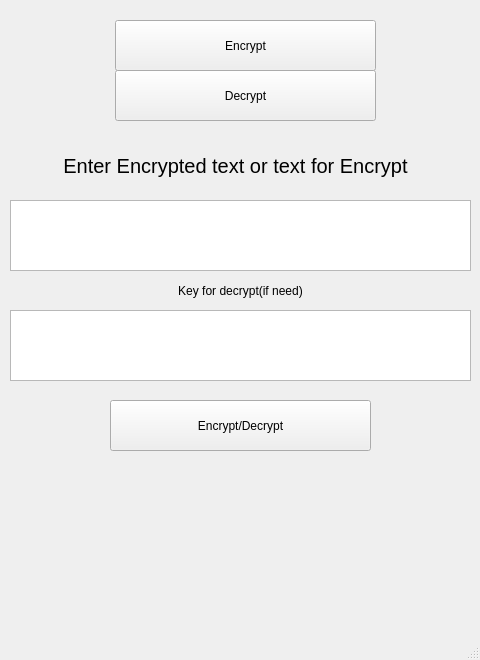
<?xml version="1.0" encoding="UTF-8"?>
<ui version="4.0">
 <class>WindowMain</class>
 <widget class="QMainWindow" name="WindowMain">
  <property name="geometry">
   <rect>
    <x>0</x>
    <y>0</y>
    <width>480</width>
    <height>660</height>
   </rect>
  </property>
  <property name="windowTitle">
   <string>Crypto Text</string>
  </property>
  <widget class="QWidget" name="centralwidget">
   <widget class="QPushButton" name="decrypt_mode_btn">
    <property name="enabled">
     <bool>true</bool>
    </property>
    <property name="geometry">
     <rect>
      <x>115</x>
      <y>70</y>
      <width>261</width>
      <height>51</height>
     </rect>
    </property>
    <property name="text">
     <string>Decrypt</string>
    </property>
   </widget>
   <widget class="QPushButton" name="encrypt_mode_btn">
    <property name="enabled">
     <bool>true</bool>
    </property>
    <property name="geometry">
     <rect>
      <x>115</x>
      <y>20</y>
      <width>261</width>
      <height>51</height>
     </rect>
    </property>
    <property name="text">
     <string>Encrypt</string>
    </property>
   </widget>
   <widget class="QTextEdit" name="toEncrypt_entry">
    <property name="geometry">
     <rect>
      <x>10</x>
      <y>200</y>
      <width>461</width>
      <height>71</height>
     </rect>
    </property>
    <property name="markdown">
     <string/>
    </property>
    <property name="html">
     <string>&lt;!DOCTYPE HTML PUBLIC &quot;-//W3C//DTD HTML 4.0//EN&quot; &quot;http://www.w3.org/TR/REC-html40/strict.dtd&quot;&gt;
&lt;html&gt;&lt;head&gt;&lt;meta name=&quot;qrichtext&quot; content=&quot;1&quot; /&gt;&lt;style type=&quot;text/css&quot;&gt;
p, li { white-space: pre-wrap; }
&lt;/style&gt;&lt;/head&gt;&lt;body style=&quot; font-family:'Ubuntu'; font-size:11pt; font-weight:400; font-style:normal;&quot;&gt;
&lt;p style=&quot;-qt-paragraph-type:empty; margin-top:0px; margin-bottom:0px; margin-left:0px; margin-right:0px; -qt-block-indent:0; text-indent:0px;&quot;&gt;&lt;br /&gt;&lt;/p&gt;&lt;/body&gt;&lt;/html&gt;</string>
    </property>
    <property name="placeholderText">
     <string/>
    </property>
   </widget>
   <widget class="QLabel" name="label">
    <property name="geometry">
     <rect>
      <x>10</x>
      <y>130</y>
      <width>451</width>
      <height>71</height>
     </rect>
    </property>
    <property name="font">
     <font>
      <pointsize>15</pointsize>
     </font>
    </property>
    <property name="text">
     <string>Enter Encrypted text or text for Encrypt</string>
    </property>
    <property name="alignment">
     <set>Qt::AlignCenter</set>
    </property>
   </widget>
   <widget class="QTextEdit" name="decryptKey_entry">
    <property name="geometry">
     <rect>
      <x>10</x>
      <y>310</y>
      <width>461</width>
      <height>71</height>
     </rect>
    </property>
    <property name="markdown">
     <string/>
    </property>
    <property name="html">
     <string>&lt;!DOCTYPE HTML PUBLIC &quot;-//W3C//DTD HTML 4.0//EN&quot; &quot;http://www.w3.org/TR/REC-html40/strict.dtd&quot;&gt;
&lt;html&gt;&lt;head&gt;&lt;meta name=&quot;qrichtext&quot; content=&quot;1&quot; /&gt;&lt;style type=&quot;text/css&quot;&gt;
p, li { white-space: pre-wrap; }
&lt;/style&gt;&lt;/head&gt;&lt;body style=&quot; font-family:'Ubuntu'; font-size:11pt; font-weight:400; font-style:normal;&quot;&gt;
&lt;p style=&quot;-qt-paragraph-type:empty; margin-top:0px; margin-bottom:0px; margin-left:0px; margin-right:0px; -qt-block-indent:0; text-indent:0px;&quot;&gt;&lt;br /&gt;&lt;/p&gt;&lt;/body&gt;&lt;/html&gt;</string>
    </property>
    <property name="placeholderText">
     <string/>
    </property>
   </widget>
   <widget class="QLabel" name="label_2">
    <property name="geometry">
     <rect>
      <x>90</x>
      <y>280</y>
      <width>301</width>
      <height>21</height>
     </rect>
    </property>
    <property name="text">
     <string>Key for decrypt(if need)</string>
    </property>
    <property name="alignment">
     <set>Qt::AlignCenter</set>
    </property>
   </widget>
   <widget class="QPushButton" name="startDo_btn">
    <property name="enabled">
     <bool>true</bool>
    </property>
    <property name="geometry">
     <rect>
      <x>110</x>
      <y>400</y>
      <width>261</width>
      <height>51</height>
     </rect>
    </property>
    <property name="text">
     <string>Encrypt/Decrypt</string>
    </property>
   </widget>
  </widget>
  <widget class="QStatusBar" name="statusbar"/>
 </widget>
 <resources/>
 <connections/>
</ui>
